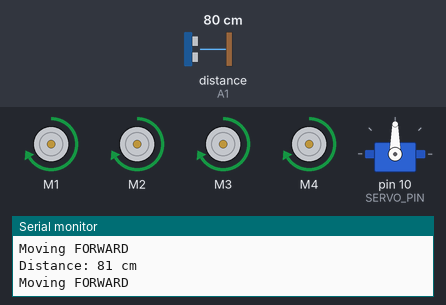
Recording of a sketch running on a simulated Arduino Uno, built with avr-gcc and run on an emulated ATmega328P. Shown: 4 × DC motor (green arrow = forward, orange = backward, longer = faster), servo, the last lines printed to the serial monitor. The test bench sets the inputs (shaded band); at power-on: distance to the obstacle (sensor on A1) 80 cm. The echo pulse lasts 58.3 µs per cm.

Above: at 1.3 s.
1.4 s: distance to the obstacle (sensor on A1) set to 32 cm
2.9 s: distance to the obstacle (sensor on A1) set to 27 cm
At 5.2 s:
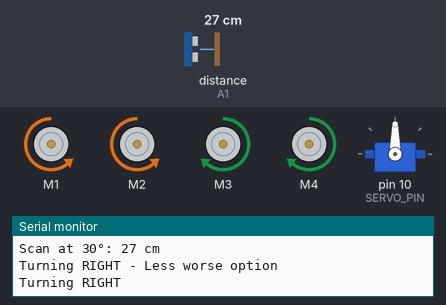
5.9 s: distance to the obstacle (sensor on A1) set to 35 cm
At 6.3 s:
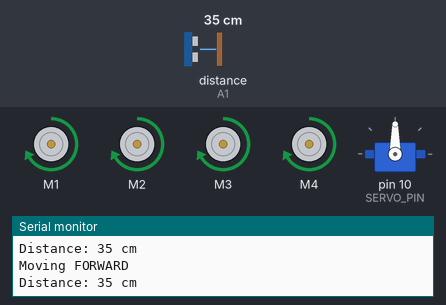
7.4 s: distance to the obstacle (sensor on A1) set to 2 cm
At 8.0 s:
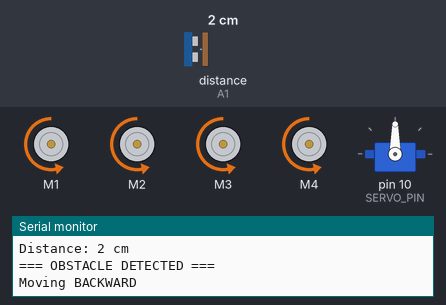
Timing chart, 0 to 11.4 s (numbered marks = the images above; inputs shaded):
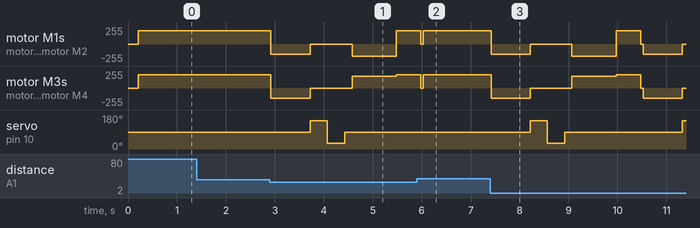

Measured:
- the behaviour switches between 31 and 30 cm on distance to the obstacle (sensor on A1) (found by bisection; images 0 and 1)
- after the input at 2.9 s, motor M1, motor M2: forward 200/255 → backward 150/255 at once, → stopped 0.80 s later, → backward 180/255 0.86 s later, → forward 200/255 0.90 s later
- after the input at 5.9 s, servo on pin 10 (SERVO_PIN): stays 90° (without the input it goes to 150° after 0.93 s)
- after the input at 7.4 s, motor M1, motor M2: forward 200/255 → backward 150/255 at once, → stopped 0.80 s later, → backward 180/255 0.85 s later, → forward 200/255 0.90 s later, … (6 changes in this stretch)

The sketch:

sketch_apr10a_copy_20250728143846.ino
```cpp
#include <AFMotor.h>
#include <Servo.h>
#include <NewPing.h>

// Motor connections
AF_DCMotor rightBack(1);  // M1
AF_DCMotor rightFront(2); // M2
AF_DCMotor leftFront(3);  // M3
AF_DCMotor leftBack(4);   // M4

// Ultrasonic sensor
#define TRIGGER_PIN A0
#define ECHO_PIN A1
#define MAX_DISTANCE 200
NewPing sonar(TRIGGER_PIN, ECHO_PIN, MAX_DISTANCE);

// Servo
Servo lookServo;
#define SERVO_PIN 10

// Constants
#define OBSTACLE_DISTANCE 30  // cm to trigger avoidance
#define SAFE_DISTANCE 50      // cm considered safe
#define SCAN_LEFT 150         // left scan angle
#define SCAN_RIGHT 30         // right scan angle
#define SCAN_CENTER 90        // center position
#define MOVE_DELAY 500        // ms to move after decision
#define SCAN_DELAY 300        // ms for servo movement
#define BACKUP_TIME 800       // ms to move backward
#define TURN_TIME 600         // ms to turn

// Speed settings
#define NORMAL_SPEED 200
#define SLOW_SPEED 150
#define TURN_SPEED 180

void setup() {
  Serial.begin(9600);

  // Initialize motors
  setAllSpeeds(NORMAL_SPEED);

  // Initialize servo
  lookServo.attach(SERVO_PIN);
  centerServo();
}

void loop() {
  int distance = checkDistance();

  if (distance > OBSTACLE_DISTANCE) {
    moveForward();
  } else {
    avoidObstacle();
  }
}

void avoidObstacle() {
  Serial.println("=== OBSTACLE DETECTED ===");
  stopMotors();

  // Step 1: Move backward to create space
  moveBackward(BACKUP_TIME);

  // Step 2: Scan environment
  int leftDist = scanArea(SCAN_LEFT);
  int rightDist = scanArea(SCAN_RIGHT);
  centerServo();

  // Step 3: Decide action based on scan results
  if (leftDist > rightDist && leftDist > SAFE_DISTANCE) {
    Serial.println("Turning LEFT - More space available");
    turnLeft(TURN_TIME);
  }
  else if (rightDist > SAFE_DISTANCE) {
    Serial.println("Turning RIGHT - More space available");
    turnRight(TURN_TIME);
  }
  else if (leftDist > rightDist) {
    Serial.println("Turning LEFT - Less worse option");
    turnLeft(TURN_TIME * 1.5); // Longer turn for tight space
  }
  else {
    Serial.println("Turning RIGHT - Less worse option");
    turnRight(TURN_TIME * 1.5); // Longer turn for tight space
  }

  // Step 4: Move forward after turning
  moveForward(MOVE_DELAY);
}

// === Movement Functions === //

void moveForward(int duration = 0) {
  Serial.println("Moving FORWARD");
  rightBack.run(FORWARD);
  rightFront.run(FORWARD);
  leftFront.run(FORWARD);
  leftBack.run(FORWARD);
  if (duration > 0) {
    delay(duration);
    stopMotors();
  }
}

void moveBackward(int duration) {
  Serial.println("Moving BACKWARD");
  setAllSpeeds(SLOW_SPEED);
  rightBack.run(BACKWARD);
  rightFront.run(BACKWARD);
  leftFront.run(BACKWARD);
  leftBack.run(BACKWARD);
  delay(duration);
  stopMotors();
  setAllSpeeds(NORMAL_SPEED);
}

void turnLeft(int duration) {
  Serial.println("Turning LEFT");
  setAllSpeeds(TURN_SPEED);
  rightBack.run(FORWARD);
  rightFront.run(FORWARD);
  leftFront.run(BACKWARD);
  leftBack.run(BACKWARD);
  delay(duration);
  stopMotors();
  setAllSpeeds(NORMAL_SPEED);
}

void turnRight(int duration) {
  Serial.println("Turning RIGHT");
  setAllSpeeds(TURN_SPEED);
  rightBack.run(BACKWARD);
  rightFront.run(BACKWARD);
  leftFront.run(FORWARD);
  leftBack.run(FORWARD);
  delay(duration);
  stopMotors();
  setAllSpeeds(NORMAL_SPEED);
}

void stopMotors() {
  rightBack.run(RELEASE);
  rightFront.run(RELEASE);
  leftFront.run(RELEASE);
  leftBack.run(RELEASE);
}

// === Sensor Functions === //

int checkDistance() {
  delay(50); // Stabilize sensor
  unsigned int uS = sonar.ping();
  int cm = sonar.convert_cm(uS);
  if (cm == 0) cm = MAX_DISTANCE;
  Serial.print("Distance: ");
  Serial.print(cm);
  Serial.println(" cm");
  return cm;
}

int scanArea(int angle) {
  lookServo.write(angle);
  delay(SCAN_DELAY);
  int distance = checkDistance();
  Serial.print("Scan at ");
  Serial.print(angle);
  Serial.print("°: ");
  Serial.print(distance);
  Serial.println(" cm");
  return distance;
}

void centerServo() {
  lookServo.write(SCAN_CENTER);
  delay(SCAN_DELAY/2);
}

// === Utility Functions === //

void setAllSpeeds(int speed) {
  rightBack.setSpeed(speed);
  rightFront.setSpeed(speed);
  leftFront.setSpeed(speed);
  leftBack.setSpeed(speed);
}
```
